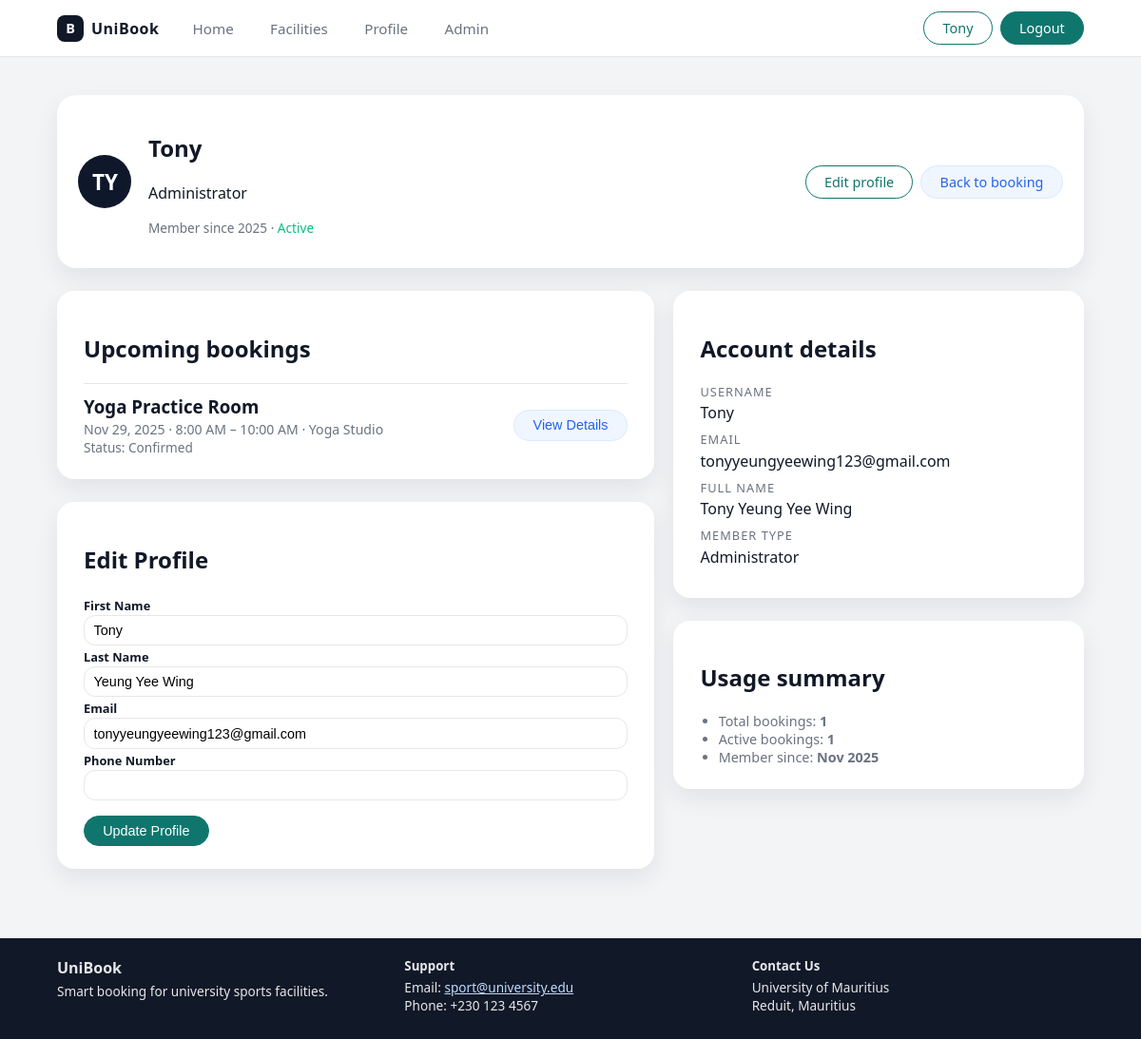
Screenshot of /profile/ (signed in) with the database file from the repository.
### booking_sys/models.py (models this page shows, shortened)
class User(AbstractUser):
    MEMBER_TYPES = [
        ('student', 'Student'),
        ('staff', 'Staff'),
        ('admin', 'Administrator'),
    ]
    user_id = models.UUIDField(primary_key=True, default=uuid.uuid4, editable=False)
    email = models.EmailField(unique=True, verbose_name="User Email")
    first_name = models.CharField(max_length=100)
    last_name = models.CharField(max_length=100)
    member_type = models.CharField(max_length=10, choices=MEMBER_TYPES)
    user_phone = models.CharField(max_length=15, blank=True, null=True)
    date_joined = models.DateTimeField(auto_now_add=True)
    is_active = models.BooleanField(default=True)
    USERNAME_FIELD = 'email'
    REQUIRED_FIELDS = ['username','first_name', 'last_name', 'member_type']

class Booking(models.Model):
    FULFILLMENT_STATUS = [
        ('pending', 'Pending'),
        ('confirmed', 'Confirmed'),
        ('cancelled', 'Cancelled'),
        ('completed', 'Completed'),
    ]
    booking_id = models.UUIDField(primary_key=True, default=uuid.uuid4, editable=False)
    user = models.ForeignKey(User, on_delete=models.CASCADE, related_name='bookings')
    facility = models.ForeignKey('Facility', on_delete=models.CASCADE, related_name='bookings')
    court = models.ForeignKey('Court', on_delete=models.CASCADE, related_name='bookings')
    booking_date = models.DateField()
    start_time = models.TimeField()
    end_time = models.TimeField()
    created_at = models.DateTimeField(auto_now_add=True)
    updated_at = models.DateTimeField(auto_now=True)
    notes = models.TextField(blank=True, default="")
    status = models.CharField(max_length=10, choices=FULFILLMENT_STATUS, default='confirmed')
    slot = models.ForeignKey('Slot', on_delete=models.SET_NULL, null=True, blank=True, related_name='date_bookings')
    class Meta:
        constraints = [
            models.UniqueConstraint(
                fields=['court', 'booking_date', 'start_time'],
                name='unique_court_date_time_booking'
            )
        ]
        ordering = ['booking_date', 'start_time']
        indexes = [
            models.Index(fields=['user', 'booking_date']),
            models.Index(fields=['facility', 'booking_date']),
            models.Index(fields=['court', 'booking_date']),
        ]

class Court(models.Model):
    COURT_STATUS = [
        ('available', 'Available'),
        ('maintenance', 'Under Maintenance'),
        ('closed', 'Closed'),
    ]
    court_id = models.UUIDField(primary_key=True, default=uuid.uuid4, editable=False)
    facility = models.ForeignKey(Facility, on_delete=models.CASCADE, related_name='courts')
    court_name = models.CharField(max_length=200)
    sport_type = models.CharField(max_length=100)
    capacity = models.PositiveIntegerField(validators=[MinValueValidator(1), MaxValueValidator(1000)])
    notes = models.TextField(blank=True, default="None")
    image_url = models.URLField(blank=True, null=True)
    court_status = models.CharField(max_length=20, choices=COURT_STATUS, default='available')

class Facility(models.Model):
    FACILITY_TYPES = [
        ('sports', 'Sports'),
        ('recreation', 'Recreation'),
        ('academic', 'Academic'),
        ('other', 'Other'),
    ]
    FACILITY_STATUS = [
        ('available', 'Available'),
        ('maintenance', 'Under Maintenance'),
        ('closed', 'Closed'),
    ]
    facility_id = models.UUIDField(primary_key=True, default=uuid.uuid4, editable=False)
    facility_name = models.CharField(max_length=200)
    facility_type = models.CharField(max_length=20, choices=FACILITY_TYPES)
    location = models.CharField(max_length=300)
    description = models.TextField(blank=True)
    image_url = models.URLField(blank=True, null=True)
    facility_status = models.CharField(max_length=20, choices=FACILITY_STATUS, default='available')
    likes_count = models.PositiveIntegerField(default=0)

### booking_sys/views.py (the view, shortened to what this page needs)
# urls.py: path('profile/', views.profile, name='profile'),
@login_required
@require_http_methods(["GET", "POST"])
def profile(request):
    user = request.user
    if request.method == 'GET':
        profile_form = UserProfileEditForm(instance=user)
        student_profile = None
        staff_profile = None
        student_form = None
        staff_form = None
        if hasattr(user, 'student'):
            student_profile = user.student
            student_form = StudentProfileForm(instance=student_profile)
        elif user.member_type == 'student':
            student_form = StudentProfileForm()
        if hasattr(user, 'staff'):
            staff_profile = user.staff
            staff_form = StaffProfileForm(instance=staff_profile)
        elif user.member_type == 'staff':
            staff_form = StaffProfileForm()
        bookings = Booking.objects.filter(user=user).order_by('-booking_date', '-start_time')[:10]
        return render(request, 'profile.html', {
            'profile_form': profile_form,
            'student_form': student_form,
            'staff_form': staff_form,
            'student_profile': student_profile,
            'staff_profile': staff_profile,
            'bookings': bookings,
        })

### booking_sys/forms.py (shortened to what this page needs)
class UserProfileEditForm(forms.ModelForm):
    user_phone = forms.CharField(
        max_length=15,
        required=False,
        validators=[
            RegexValidator(
                regex=r'^\+?1?\d{9,15}$',
                message="Phone number must be entered in the format: '+999999999'. Up to 15 digits allowed."
            )
        ],
        widget=forms.TextInput(attrs={'class': 'form-control'})
    )
    class Meta:
        model = User
        fields = ('first_name', 'last_name', 'email', 'user_phone')
        widgets = {
            'first_name': forms.TextInput(attrs={'class': 'form-control'}),
            'last_name': forms.TextInput(attrs={'class': 'form-control'}),
            'email': forms.EmailInput(attrs={'class': 'form-control'}),
        }

### booking_sys/templates/profile.html (shortened to what this page needs)
{% extends 'base.html' %}
{% block content %}
<section class="section profile-layout">
  <div class="profile-header-card">
    <div class="profile-avatar">{{ user.first_name|first|upper }}{{ user.last_name|first|upper }}</div>
    <div>
      <h1>{{ user.username|first|upper }}{{ user.username|slice:"1:"|lower }}</h1>
      <p>{{ user.get_member_type_display }} </p>
      <p class="profile-meta">
        Member since {{ user.date_joined|date:"Y" }} &middot; <span style="color:#10b981;">{% if user.is_active %}Active{% else %}Inactive{% endif %}</span>
      </p>
    </div>
    <div class="profile-actions">
      <a href="#edit-profile" class="btn btn-outline" onclick="document.getElementById('edit-profile-section').scrollIntoView({behavior: 'smooth'});">Edit profile</a>
      <a href="{% url 'booking_sys:home' %}" class="btn btn-soft">Back to booking</a>
    </div>
  </div>
  <div class="profile-columns">
    <div class="profile-column">
      <section class="card-section">
        <h2>Upcoming bookings</h2>
        {% if bookings %}
          {% for booking in bookings %}
            <div class="booking-list-item">
              <div>
                <h3>{{ booking.court.court_name }}</h3>
                <p>{{ booking.booking_date|date:"M d, Y" }} &middot; {{ booking.start_time|time:"g:i A" }} – {{ booking.end_time|time:"g:i A" }} &middot; {{ booking.facility.facility_name }}</p>
                <p style="font-size: 0.85rem; color: var(--text-muted);">Status: {{ booking.get_status_display }}</p>
              </div>
              <div>
                <button onclick="viewBookingDetails('{{ booking.booking_id }}', '{{ booking.court.court_name }}', '{{ booking.facility.facility_name }}', '{{ booking.booking_date|date:"F d, Y" }}', '{{ booking.start_time|time:"g:i A" }}', '{{ booking.end_time|time:"g:i A" }}', '{{ booking.get_status_display }}', '{{ booking.notes|default:"No notes" }}', '{{ booking.created_at|date:"M d, Y g:i A" }}', '{{ booking.status }}')" class="btn btn-soft">View Details</button>
              </div>
            </div>
          {% endfor %}
        {% else %}
          <p style="color: var(--text-muted);">No bookings yet. <a href="{% url 'booking_sys:facilities' %}">Browse facilities</a> to make your first booking!</p>
        {% endif %}
      </section>
      <section class="card-section" id="edit-profile-section">
        <h2>Edit Profile</h2>
        <form method="post" action="{% url 'booking_sys:profile' %}">
          <label class="form-label">First Name</label>
          {{ profile_form.first_name }}
          <label class="form-label">Last Name</label>
          {{ profile_form.last_name }}
          <label class="form-label">Email</label>
          {{ profile_form.email }}
          <label class="form-label">Phone Number</label>
          {{ profile_form.user_phone }}
          <button type="submit" class="btn btn-primary" style="margin-top: 1rem;">Update Profile</button>
        </form>
      </section>
    </div>
    <div class="profile-column">
      <section class="card-section">
        <h2>Account details</h2>
        <dl class="profile-details">
          <div>
            <dt>Username</dt>
            <dd>{{ user.username }}</dd>
          </div>
          <div>
            <dt>Email</dt>
            <dd>{{ user.email }}</dd>
          </div>
          <div>
            <dt>Full Name</dt>
            <dd>{{ user.first_name }} {{ user.last_name }}</dd>
          </div>
          <div>
            <dt>Member Type</dt>
            <dd>{{ user.get_member_type_display }}</dd>
          </div>
        </dl>
      </section>
      <section class="card-section">
        <h2>Usage summary</h2>
        <ul class="updates-list">
          <li>Total bookings: <strong>{{ bookings|length }}</strong></li>
          <li>Active bookings: <strong>{% for b in bookings %}{% if b.status == 'pending' or b.status == 'confirmed' %}1{% endif %}{% empty %}0{% endfor %}</strong></li>
          <li>Member since: <strong>{{ user.date_joined|date:"M Y" }}</strong></li>
        </ul>
      </section>
    </div>
  </div>
</section>
{% endblock %}

### booking_sys/templates/base.html (shortened to what this page needs)
{% load static %}
<!DOCTYPE html>
<html lang="en">
<head>
  <link rel="stylesheet" href="{% static 'css/mystyle.css' %}" />
</head>
<body>
  <header class="navbar">
    <div class="nav-left">
      <div class="brand">
        <span class="brand-logo">B</span>
        <span class="brand-name">UniBook</span>
      </div>
      <nav class="nav-links">
        <a href="{% url 'booking_sys:home' %}" class="nav-link">Home</a>
        <a href="{% url 'booking_sys:facilities' %}" class="nav-link">Facilities</a>
        {% if user.is_authenticated %}
          <a href="{% url 'booking_sys:profile' %}" class="nav-link">Profile</a>
        {% endif %}
        {% if user.is_staff or user.member_type == 'admin' %}
          <a href="{% url 'booking_sys:admin_dashboard' %}" class="nav-link">Admin</a>
        {% endif %}
      </nav>
    </div>
    <div class="nav-right">
        {% if user.is_authenticated %}
          <a href="{% url 'booking_sys:profile' %}" class="btn btn-outline">{{ user.first_name }}</a>
          <a href="{% url 'booking_sys:logout' %}" class="btn btn-primary">Logout</a>
        {% else %}
          <a href="{% url 'booking_sys:login' %}" class="btn btn-outline">Sign In</a>
          <a href="{% url 'booking_sys:register' %}" class="btn btn-primary">Sign Up</a>
        {% endif %}
    </div>
  </header>
  <main class="page-container">
    {% block content %}{% endblock %}
  </main>
  <footer class="site-footer">
    <div class="footer-inner">
      <div>
        <h4>UniBook</h4>
        <p>Smart booking for university sports facilities.</p>
      </div>
      <div>
        <h5>Support</h5>
        <p>Email: <a href="mailto:sport@university.edu">sport@university.edu</a></p>
        <p>Phone: +230 123 4567</p>
      </div>
      <div>
        <h5>Contact Us</h5>
        <p>University of Mauritius<br />Reduit, Mauritius</p>
      </div>
    </div>
  </footer>
</body>
</html>

### booking_sys/static/css/mystyle.css (style rules this page uses)
:root { --bg: #f3f4f6; --surface: #ffffff; --border-subtle: #e5e7eb; --text-main: #111827; --text-muted: #6b7280; --primary: #0f766e; --primary-soft: #e0f2f1; --primary-dark: #064e3b; --accent: #2563eb; --danger: #dc2626; --warning: #f59e0b; --radius-card: 16px; --shadow-soft: 0 10px 25px rgba(15,23,42,0.08); --font-sans: system-ui, -apple-system, BlinkMacSystemFont, "Segoe UI", sans-serif; }
*, *::before, *::after { box-sizing: border-box; }
body { margin: 0; font-family: var(--font-sans); color: var(--text-main); background: var(--bg); }
.navbar { position: sticky; top: 0; z-index: 100; background: #ffffff; border-bottom: 1px solid var(--border-subtle); display: flex; align-items: center; justify-content: space-between; padding: 0.75rem 5vw; }
.nav-left { display: flex; align-items: center; gap: 1.5rem; }
.brand { display: flex; align-items: center; gap: 0.5rem; }
.brand-logo { width: 28px; height: 28px; border-radius: 8px; background: #111827; color: #ffffff; display: inline-flex; align-items: center; justify-content: center; font-weight: 700; font-size: 0.9rem; }
.brand-name { font-weight: 600; letter-spacing: 0.03em; }
.nav-links { display: flex; gap: 1rem; }
.nav-link { font-size: 0.95rem; color: var(--text-muted); text-decoration: none; padding: 0.35rem 0.7rem; border-radius: 999px; }
.nav-right { display: flex; gap: 0.5rem; }
.btn { display: inline-flex; align-items: center; justify-content: center; padding: 0.45rem 1.2rem; border-radius: 999px; font-size: 0.9rem; font-weight: 500; border: 1px solid transparent; cursor: pointer; text-decoration: none; white-space: nowrap; }
.btn-primary { background: var(--primary); color: #ffffff; border-color: var(--primary); }
.btn-outline { background: #ffffff; color: var(--primary); border-color: var(--primary); }
.btn-soft { background: #eff6ff; color: var(--accent); border-color: #dbeafe; }
.page-container { max-width: 1200px; margin: 1.5rem auto 3rem; padding: 0 5vw; }
.section { margin-bottom: 3rem; padding-top: 1rem; }
.updates-list { margin: 0.3rem 0 0; padding-left: 1.2rem; font-size: 0.9rem; color: var(--text-muted); }
.form-label { font-size: 0.8rem; font-weight: 600; margin-top: 0.7rem; margin-bottom: 0.2rem; }
.form-control { width: 100%; padding: 0.45rem 0.6rem; border-radius: 12px; border: 1px solid var(--border-subtle); font-size: 0.9rem; }
.profile-layout { display: flex; flex-direction: column; gap: 1.5rem; }
.profile-header-card { background: var(--surface); border-radius: 20px; padding: 1.2rem 1.4rem; box-shadow: var(--shadow-soft); display: flex; align-items: center; gap: 1.1rem; }
.profile-avatar { width: 56px; height: 56px; border-radius: 999px; background: #0f172a; color: #ffffff; display: flex; align-items: center; justify-content: center; font-weight: 700; font-size: 1.4rem; }
.profile-meta { margin-top: 0.2rem; color: var(--text-muted); font-size: 0.85rem; }
.profile-actions { margin-left: auto; display: flex; gap: 0.5rem; }
.profile-columns { display: grid; grid-template-columns: minmax(0, 1.6fr) minmax(0, 1.1fr); gap: 1.3rem; }
.card-section { background: var(--surface); border-radius: 18px; padding: 1.5rem 1.75rem; box-shadow: var(--shadow-soft); margin-bottom: 1.5rem; }
.booking-list-item { display: flex; justify-content: space-between; align-items: center; margin-top: 0.7rem; padding-top: 0.7rem; border-top: 1px solid var(--border-subtle); }
.booking-list-item h3 { margin: 0 0 0.1rem; }
.booking-list-item p { margin: 0; font-size: 0.88rem; color: var(--text-muted); }
.profile-details { margin: 0.5rem 0 0; }
.profile-details div { margin-bottom: 0.5rem; }
.profile-details dt { font-size: 0.8rem; text-transform: uppercase; letter-spacing: .08em; color: var(--text-muted); }
.profile-details dd { margin: 0.15rem 0 0; }
.site-footer { border-top: 1px solid var(--border-subtle); background: #111827; color: #e5e7eb; padding: 1.2rem 5vw 1.6rem; }
.footer-inner { max-width: 1200px; margin: 0 auto; display: grid; grid-template-columns: repeat(auto-fit,minmax(200px,1fr)); gap: 1rem; }
.site-footer h4, .site-footer h5 { margin: 0 0 0.3rem; }
.site-footer p { margin: 0; font-size: 0.85rem; }
.site-footer a { color: #bfdbfe; }

### rows the page displays
User: first_name "Tony", first_name|first "T", last_name|first "Y", username|first "T", username "ony", member_type "Administrator", date_joined "2025", last_name "Yeung Yee Wing", email "tonyyeungyeewing123@gmail.com", username "Tony", date_joined "Nov 2025"
Booking: court.court_name "Yoga Practice Room", booking_date "Nov 29, 2025", start_time "8:00 AM", end_time "10:00 AM", facility.facility_name "Yoga Studio", status "Confirmed"

### other values shown
{{ bookings|length }} "1"
